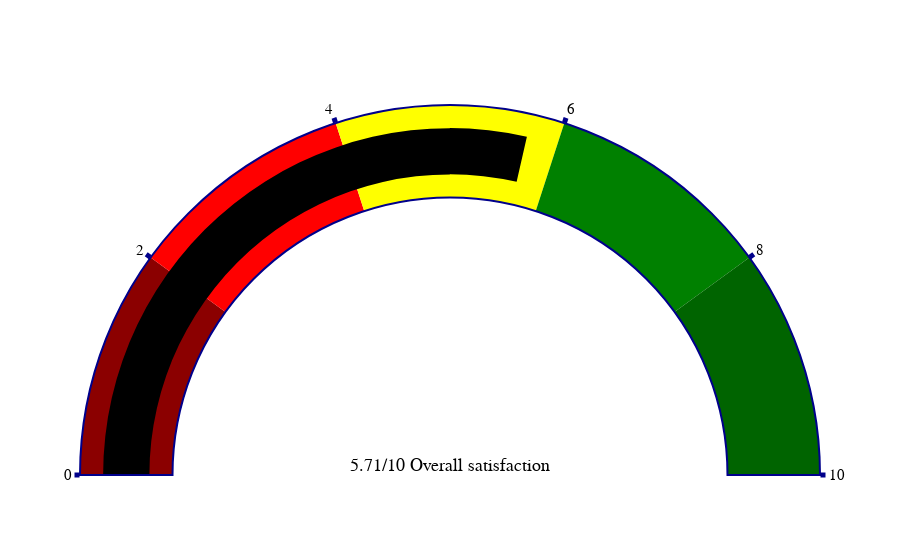

The notebook cell this image was saved under:
### Code cell
import plotly.graph_objects as go
fig = go.Figure(go.Indicator(
    mode = "gauge+number",
    number = {'suffix': "/10 Overall satisfaction", 'font': {'size': 18}},
    value = df.satis_2.mean(),
    gauge = {
        'axis': {'range': [None, 10], 'tickwidth': 5, 'tickcolor': "darkblue"},
        'bar': {'color': "black"},
        'bgcolor': "white",
        'borderwidth': 2,
        'bordercolor': "darkblue",
        'steps': [
            {'range': [0, 2], 'color': 'darkred'},
            {'range': [2, 4], 'color': 'red'},
            {'range': [4, 6], 'color': 'yellow'},
            {'range': [6, 8], 'color': 'green'},
            {'range': [8, 10], 'color': 'darkgreen'}],
        }))

#fig.update_layout(template='plotly_dark')


fig.update_layout(font = {'color': "black", 'family': "Arial", "size":15})

fig.show("png")

### Figure 1 — Plotly figure (JSON) as saved in the notebook; plotly's stock layout.template omitted (floating-point values rounded to 4 significant figures)
{"data": [{"gauge": {"axis": {"range": [null, 10], "tickcolor": "darkblue", "tickwidth": 5}, "bar": {"color": "black"}, "bgcolor": "white", "bordercolor": "darkblue", "borderwidth": 2, "steps": [{"color": "darkred", "range": [0, 2]}, {"color": "red", "range": [2, 4]}, {"color": "yellow", "range": [4, 6]}, {"color": "green", "range": [6, 8]}, {"color": "darkgreen", "range": [8, 10]}]}, "mode": "gauge+number", "number": {"font": {"size": 18}, "suffix": "/10 Overall satisfaction"}, "type": "indicator", "value": 5.712}], "layout": {"autosize": true, "font": {"color": "black", "family": "Arial", "size": 15}}}
